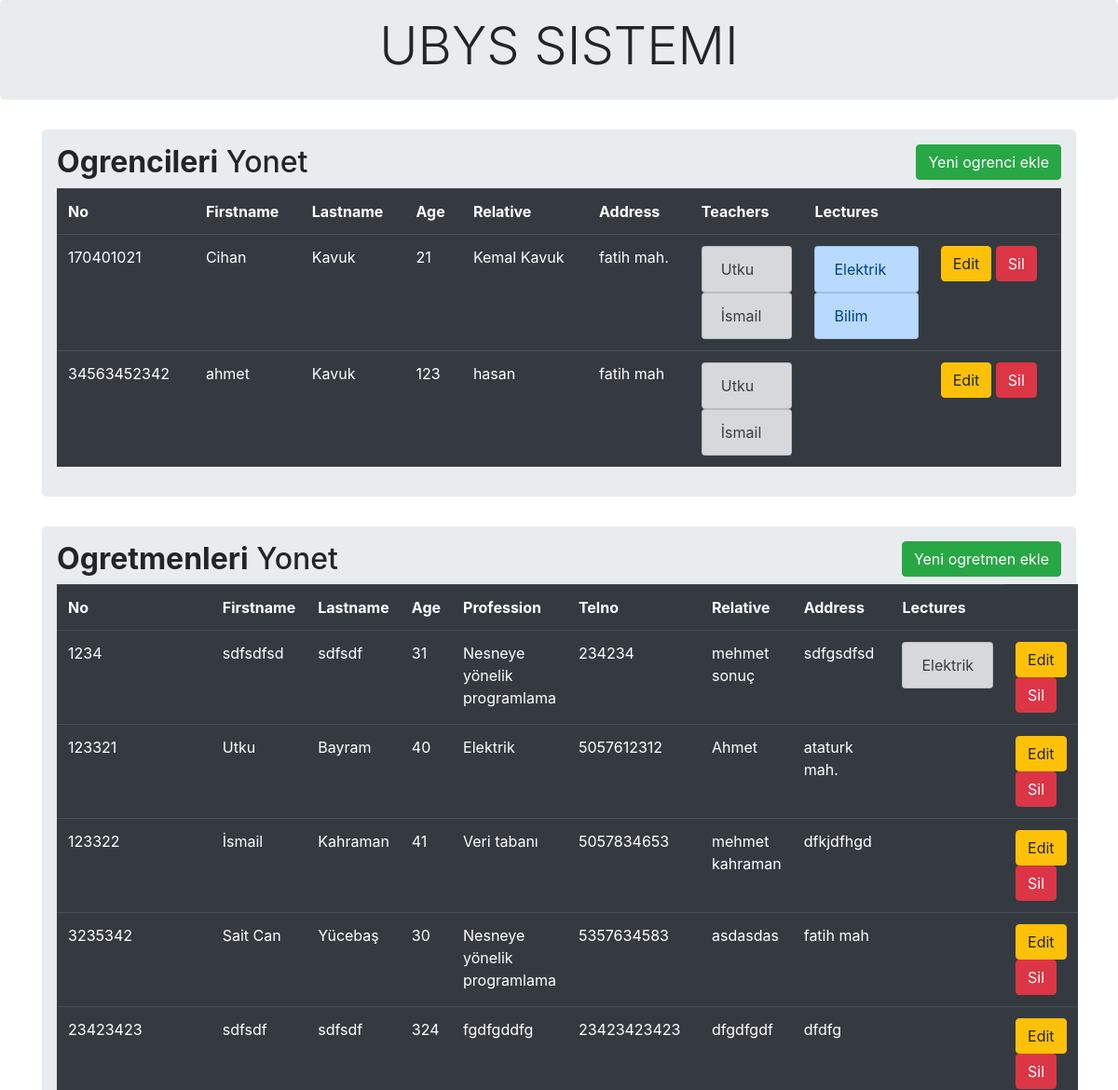
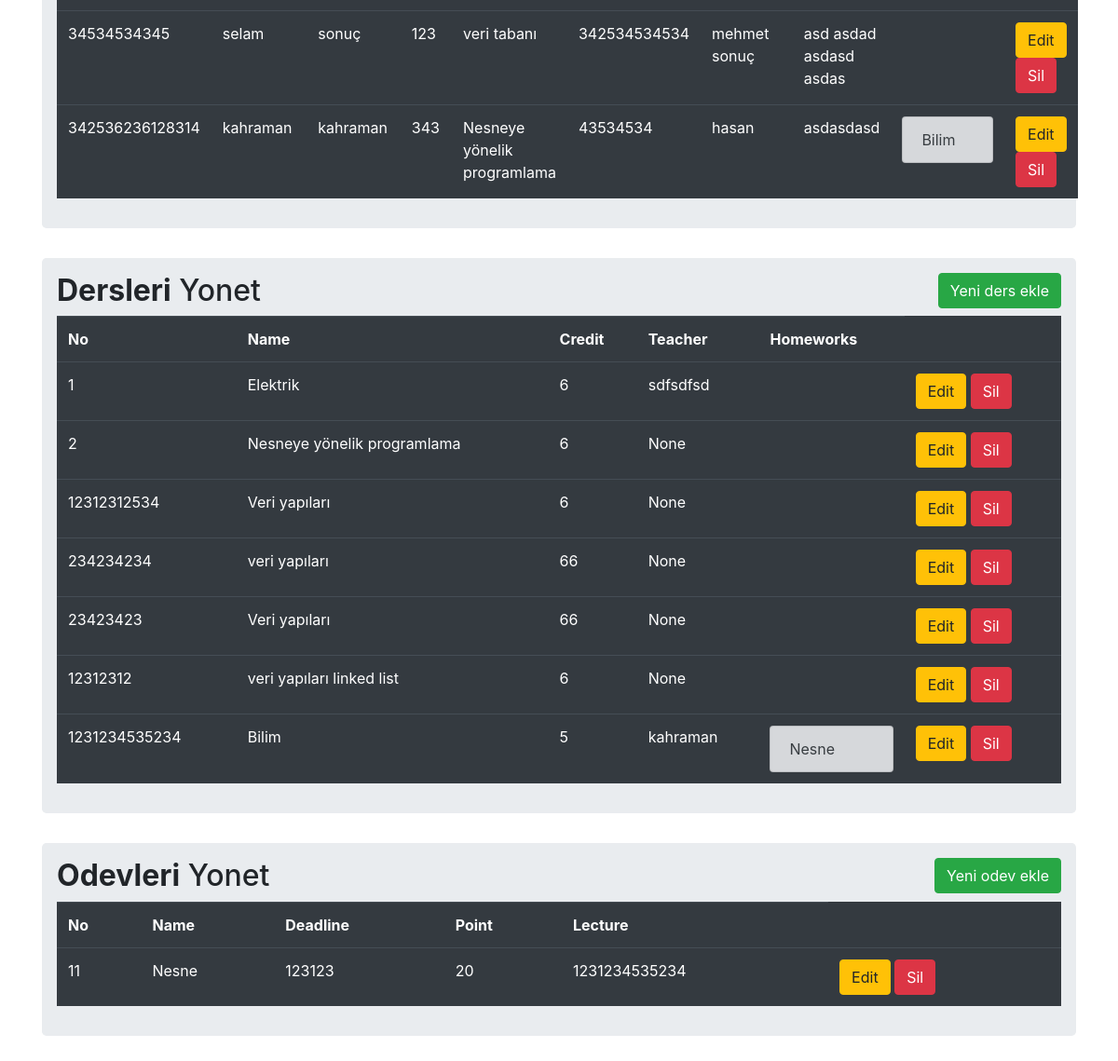
The page /admin on the database its author committed (2 pictures, top to bottom).
### models.py (models this page shows)
class Student(db.Model):
    no = db.Column(db.Integer, primary_key=True)
    firstname = db.Column(db.String(200), nullable= False)
    lastname = db.Column(db.String(200), nullable= False)
    age = db.Column(db.Integer)
    relative = db.Column(db.String(200))
    address = db.Column(db.String(200))
    teachers = db.relationship('Teacher', secondary=student_teacher, lazy='dynamic', backref=db.backref('students', lazy='dynamic'))
    lectures = db.relationship('Lecture', secondary=student_lecture, lazy='dynamic', backref=db.backref('students', lazy='dynamic'))

class Teacher(db.Model):
    no = db.Column(db.Integer, primary_key =True)
    firstname = db.Column(db.String(200), nullable= False)
    lastname = db.Column(db.String(200), nullable= False)
    age = db.Column(db.Integer)
    profession = db.Column(db.String(200), nullable= False)
    telno = db.Column(db.Integer)
    relative = db.Column(db.String(200))
    address = db.Column(db.String(200))
    lecture_id = db.Column(db.Integer, db.ForeignKey('lecture.no'))
    lecture = db.relationship('Lecture', back_populates='teacher', uselist=True)
    def __repr__(self):
        return self.firstname

class Lecture(db.Model):
    no = db.Column(db.Integer, primary_key=True)
    credit = db.Column(db.Integer, nullable= False)
    name = db.Column(db.String(200), nullable=False)
    teacher = db.relationship('Teacher', back_populates = 'lecture', uselist=False)
    homeworks = db.relationship('Homework', backref='lecturename', lazy='dynamic')
    def __repr__(self):
        return self.name

class Homework(db.Model):
    name = db.Column(db.String(200), nullable=False)
    no = db.Column(db.Integer, primary_key =True)
    deadline = db.Column(db.String(200))
    point = db.Column(db.Integer, nullable= False)
    lecture = db.Column(db.Integer, db.ForeignKey('lecture.no'))
    def __repr__(self):
        return self.name

### main.py (the view)
@app.route('/admin')
def Admin():
    all_data_students = Student.query.all()
    all_data_teachers = Teacher.query.all()
    all_data_lectures = Lecture.query.all()
    all_data_homeworks = Homework.query.all()
    return render_template('index.html', students=all_data_students, teachers=all_data_teachers, lectures=all_data_lectures, homeworks=all_data_homeworks)

### templates/index.html (shortened to what this page needs)
{% extends 'base.html'%}
{%block body%}
<div class="container">
   <div class="row">
      <div class="col md-12">
         <div class='jumbotron p-3'>
            <h2><b>Ogrencileri</b> Yonet<button type='button 'class='btn btn-success float-right' data-toggle="modal" data-target="#newstudent">Yeni ogrenci ekle</button> </h2>
            <table class="table table-hover table-dark">
               <tr>
                  <th>No</th>
                  <th>Firstname</th>
                  <th>Lastname</th>
                  <th>Age</th>
                  <th>Relative</th>
                  <th>Address</th>
                  <th>Teachers</th>
                  <th>Lectures</th>
               </tr>
               {% for row in students %}
               <tr>
                  <td>{{row.no}}</td>
                  <td>{{row.firstname}}</td>
                  <td>{{row.lastname}}</td>
                  <td>{{row.age}}</td>
                  <td>{{row.relative}}</td>
                  <td>{{row.address}}</td>
                  <td>
                     {% for tname in row.teachers.all()%}
                     <ul class="list-group">
                        <li class="list-group-item list-group-item-secondary">
                           {{tname}}
                        </li>
                     </ul>
                     {% endfor %}
                  </td>
                  <td>
                     {% for lname in row.lectures.all()%}
                     <ul class="list-group">
                        <li class="list-group-item list-group-item-primary">
                           {{lname}}
                        </li>
                     </ul>
                     {% endfor %}
                  </td>
                  <td>
                     <a href="/update/{{row.no}}" class="btn btn-warning btn-xs" data-toggle="modal" data-target="#editstudent{{row.no}}">Edit</a>
                     <a href="/delete/Student/{{row.no}}" class="btn btn-danger btn-xs" onclick="return confirm('Emin misin?')">Sil</a>
                  </td>
               </tr>
               <div id="editstudent{{row.no}}" class="modal fade" role="dialog">
                  {%endfor%}
               </div>
            </table>
         </div>
      </div>
   </div>
</div>
<div class="container">
   <div class="row">
      <div class="col md-12">
         <div class='jumbotron p-3'>
            <h2><b>Ogretmenleri</b> Yonet<button type='button 'class='btn btn-success float-right' data-toggle="modal" data-target="#newteacher">Yeni ogretmen ekle</button> </h2>
            <table class="table table-hover table-dark">
               <tr>
                  <th>No</th>
                  <th>Firstname</th>
                  <th>Lastname</th>
                  <th>Age</th>
                  <th>Profession</th>
                  <th>Telno</th>
                  <th>Relative</th>
                  <th>Address</th>
                  <th>Lectures</th>
               </tr>
               {% for row in teachers %}
               <tr>
                  <td>{{row.no}}</td>
                  <td>{{row.firstname}}</td>
                  <td>{{row.lastname}}</td>
                  <td>{{row.age}}</td>
                  <td>{{row.profession}}</td>
                  <td>{{row.telno}}</td>
                  <td>{{row.relative}}</td>
                  <td>{{row.address}}</td>
                  <td>
                     {% for lecture in row.lecture %}
                     <ul class="list-group">
                        <li class="list-group-item list-group-item-secondary">
                           {{lecture}}
                        </li>
                     </ul>
                     {% endfor %}
                  </td>
                  <td>
                     <a href="/update/{{row.no}}" class="btn btn-warning btn-xs" data-toggle="modal" data-target="#editteacher{{row.no}}">Edit</a>
                     <a href="/delete/Teacher/{{row.no}}" class="btn btn-danger btn-xs" onclick="return confirm('Emin misin?')">Sil</a>
                  </td>
               </tr>
               <div id="editteacher{{row.no}}" class="modal fade" role="dialog">
                  {%endfor%}
               </div>
            </table>
         </div>
      </div>
   </div>
</div>
<div class="container">
   <div class="row">
      <div class="col md-12">
         <div class='jumbotron p-3'>
            <h2><b>Dersleri</b> Yonet<button type='button 'class='btn btn-success float-right' data-toggle="modal" data-target="#newlecture">Yeni ders ekle</button> </h2>
            <table class="table table-hover table-dark">
               <tr>
                  <th>No</th>
                  <th>Name</th>
                  <th>Credit</th>
                  <th>Teacher</th>
                  <th>Homeworks</th>
               </tr>
               {% for row in lectures %}
               <tr>
                  <td>{{row.no}}</td>
                  <td>{{row.name}}</td>
                  <td>{{row.credit}}</td>
                  <td>{{row.teacher}}</td>
                  <td>
                     {% for hw in row.homeworks %}
                     <ul class="list-group">
                        <li class="list-group-item list-group-item-secondary">
                           {{hw}}
                        </li>
                     </ul>
                     {% endfor %}
                  </td>
                  <td>
                     <a href="/update/{{row.no}}" class="btn btn-warning btn-xs" data-toggle="modal" data-target="#editlecture{{row.no}}">Edit</a>
                     <a href="/delete/Lecture/{{row.no}}" class="btn btn-danger btn-xs" onclick="return confirm('Emin misin?')">Sil</a>
                  </td>
               </tr>
               <div id="editlecture{{row.no}}" class="modal fade" role="dialog">
                  {%endfor%}
               </div>
            </table>
         </div>
      </div>
   </div>
</div>
<div class="container">
   <div class="row">
      <div class="col md-12">
         <div class='jumbotron p-3'>
            <h2><b>Odevleri</b> Yonet<button type='button 'class='btn btn-success float-right' data-toggle="modal" data-target="#newhomework">Yeni odev ekle</button> </h2>
            <table class="table table-hover table-dark">
               <tr>
                  <th>No</th>
                  <th>Name</th>
                  <th>Deadline</th>
                  <th>Point</th>
                  <th>Lecture</th>
               </tr>
               {% for row in homeworks %}
               <tr>
                  <td>{{row.no}}</td>
                  <td>{{row.name}}</td>
                  <td>{{row.deadline}}</td>
                  <td>{{row.point}}</td>
                  <td>{{row.lecture}}</td>
                  <td>
                     <a href="/update/{{row.no}}" class="btn btn-warning btn-xs" data-toggle="modal" data-target="#edithomework{{row.no}}">Edit</a>
                     <a href="/delete/Homework/{{row.no}}" class="btn btn-danger btn-xs" onclick="return confirm('Emin misin?')">Sil</a>
                  </td>
               </tr>
                  {%endfor%}
            </table>
         </div>
      </div>
   </div>
</div>
{%endblock%}

### rows shown on the page
Student: no "170401021", firstname "Cihan", lastname "Kavuk", age "21", relative "Kemal Kavuk", address "fatih mah."
Teacher: firstname "Utku", no "123321", lastname "Bayram", age "40", profession "Elektrik", telno "5057612312", relative "Ahmet", address "ataturk mah."
Teacher: firstname "İsmail", no "123322", lastname "Kahraman", age "41", profession "Veri tabanı", telno "5057834653", relative "mehmet kahraman", address "dfkjdfhgd"
Lecture: name "Elektrik", no "1", credit "6", teacher "sdfsdfsd"
Lecture: name "Bilim", no "1231234535234", credit "5", teacher "kahraman"
Student: no "34563452342", firstname "ahmet", lastname "Kavuk", age "123", relative "hasan", address "fatih mah"
Teacher: no "1234", firstname "sdfsdfsd", lastname "sdfsdf", age "31", profession "Nesneye yönelik programlama", telno "234234", relative "mehmet sonuç", address "sdfgsdfsd"
Teacher: no "3235342", firstname "Sait Can", lastname "Yücebaş", age "30", profession "Nesneye yönelik programlama", telno "5357634583", relative "asdasdas", address "fatih mah"
Teacher: no "23423423", firstname "sdfsdf", lastname "sdfsdf", age "324", profession "fgdfgddfg", telno "23423423423", relative "dfgdfgdf", address "dfdfg"
Teacher: no "34534534345", firstname "selam", lastname "sonuç", age "123", profession "veri tabanı", telno "342534534534", relative "mehmet sonuç", address "asd asdad asdasd asdas"
Teacher: no "342536236128314", firstname "kahraman", lastname "kahraman", age "343", profession "Nesneye yönelik programlama", telno "43534534", relative "hasan", address "asdasdasd"
Lecture: no "2", name "Nesneye yönelik programlama", credit "6", teacher "None"
Lecture: no "12312312534", name "Veri yapıları", credit "6", teacher "None"
Lecture: no "234234234", name "veri yapıları", credit "66", teacher "None"
Lecture: no "23423423", name "Veri yapıları", credit "66", teacher "None"
Lecture: no "12312312", name "veri yapıları linked list", credit "6", teacher "None"
Homework: name "Nesne", no "11", deadline "123123", point "20", lecture "1231234535234"
